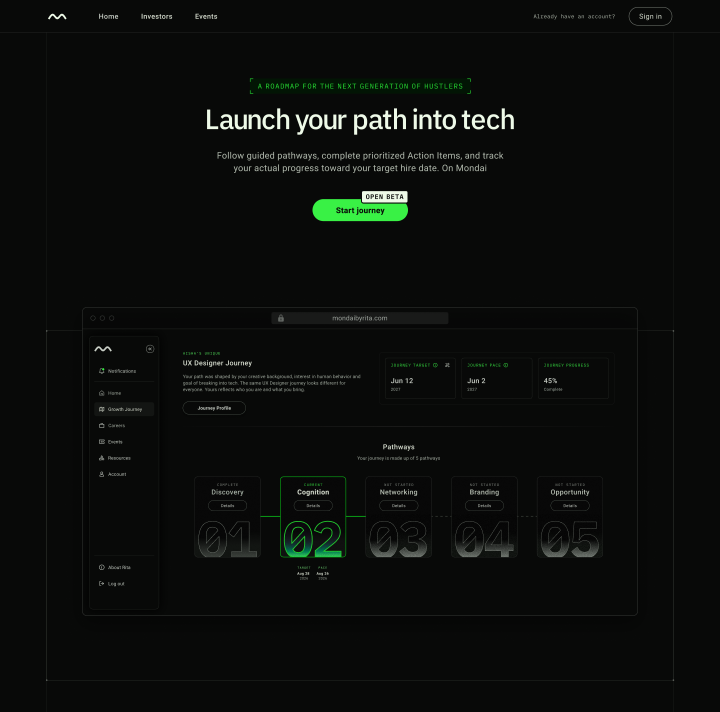
#> input picture site/mondai-pattern-study/mondai-hero-source.png, 1440 x 1423 px (shown at 1/2 size)
$ python make-stage-assets.py
#> lines starting #> are read from the running program, lines starting #| are printed output that depends on the picture; after the words box and inside, x2 and y2 are one past the last pixel; in counts of white or black regions, pixels touching at a corner belong together
from pathlib import Path
from PIL import Image, ImageDraw, ImageFilter

root = Path(__file__).parent
source = Image.open(root / 'mondai-hero-source.png').convert('RGBA')
#> source is the input picture: PIL image 1440x1423 RGBA; mean R, G, B, A 10.9, 13.1, 11, 255
base = source.copy()
draw = ImageDraw.Draw(base)
# Remove the flattened browser so its layer can lift while the frame stays put.
draw.rectangle((144, 594, 1296, 1255), fill=(8, 9, 8, 255))
draw.line((144, 661, 1296, 661), fill=(35, 39, 34, 255), width=1)
base.save(root / 'mondai-hero-base.png')
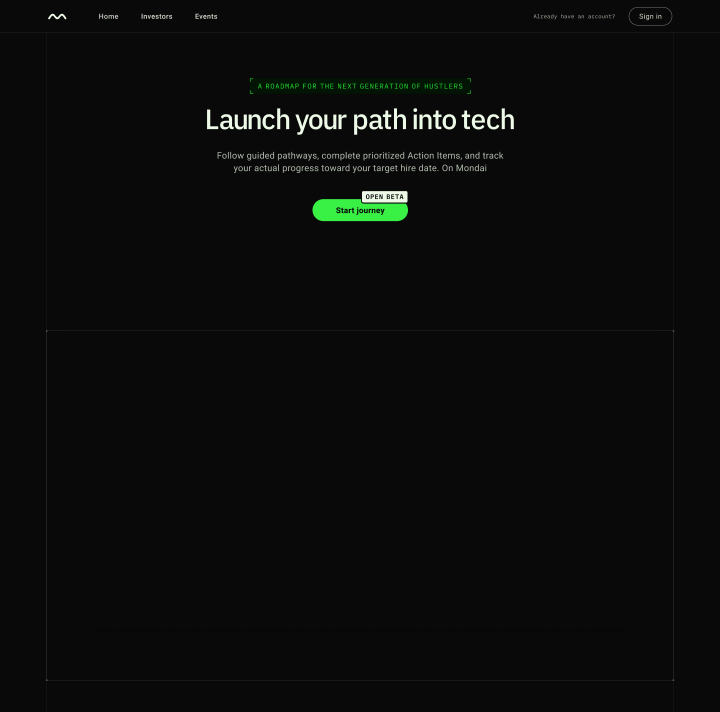
#> saved as mondai-hero-base.png: PIL image 1440x1423 RGBA (shown at 1/2 size); mean R, G, B, A 9.8, 11.7, 9.8, 255

crop_box = (145, 595, 1295, 1253)
front = source.crop(crop_box)
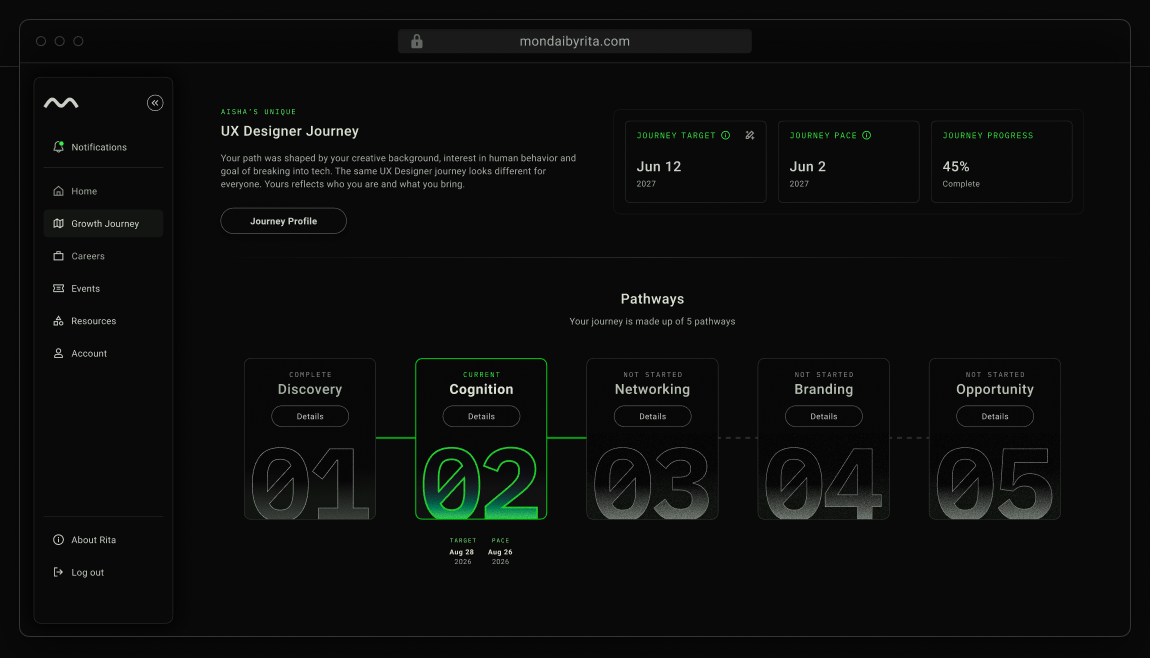
#> front: PIL image 1150x658 RGBA; mean R, G, B, A 11.1, 12.8, 11.2, 255
mask = Image.new('L', front.size, 0)
#> mask: PIL image 1150x658 L; every value is 0
md = ImageDraw.Draw(mask)
md.rounded_rectangle((19, 19, 1131, 637), radius=11, fill=255)
front.putalpha(mask)
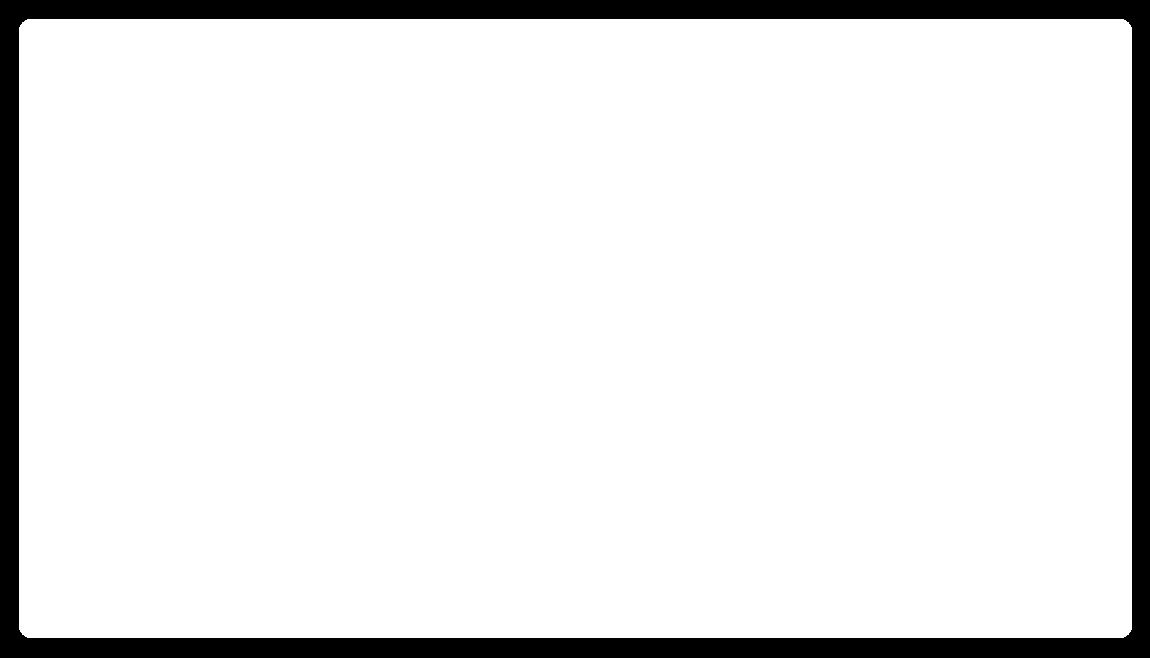
#> mask: PIL image 1150x658 L; 91% white; 1 black region, box (x1, y1, x2, y2) and area: (0, 0, 1150, 658) 67869
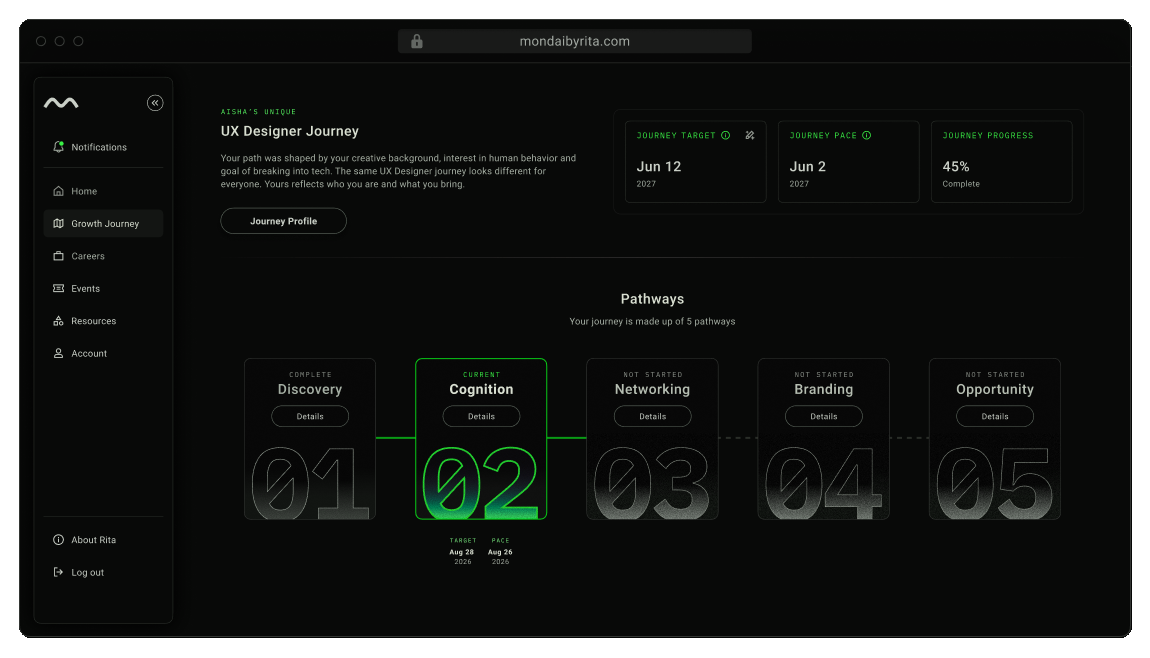
#> front: PIL image 1150x658 RGBA; mean R, G, B, A 11.1, 12.8, 11.2, 232.1; transparent parts drawn white
front.save(root / 'mondai-browser-layer.png')

$ run again, with site/mondai-pattern-study/reference-comparison.png copied over site/mondai-pattern-study/mondai-hero-source.png
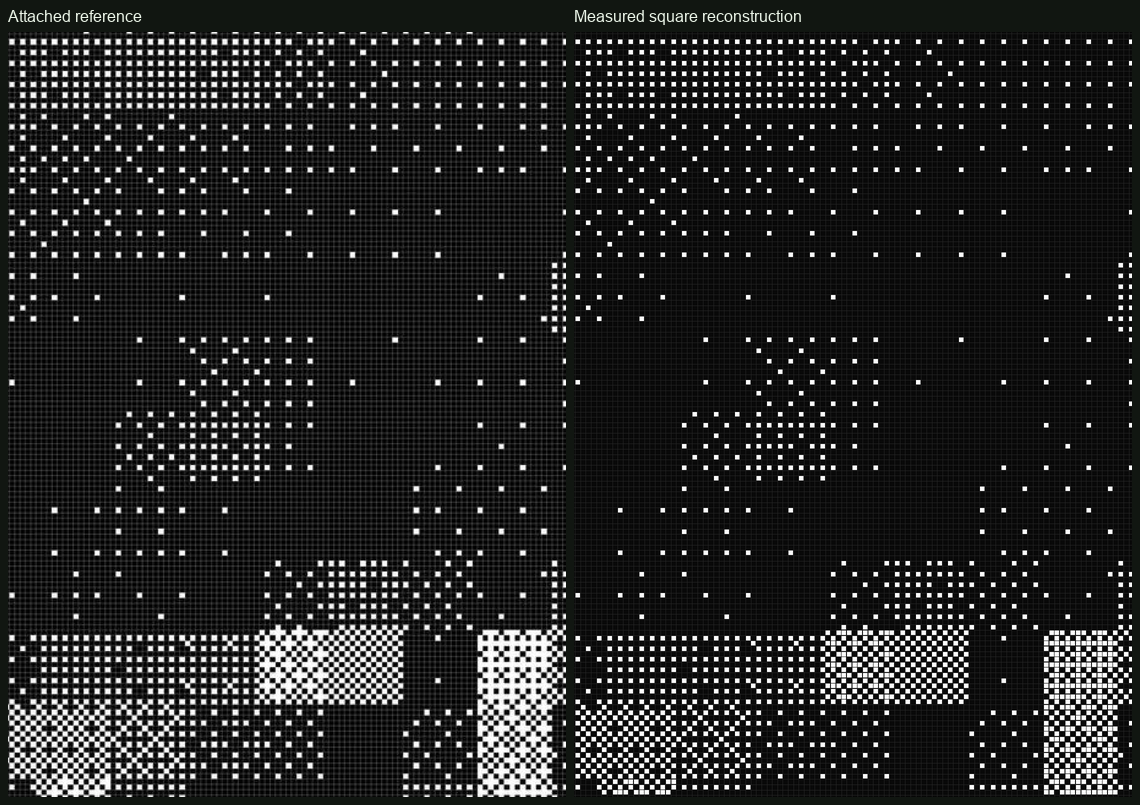
#> input picture site/mondai-pattern-study/reference-comparison.png, 1140 x 805 px
#> `front = source.crop(crop_box)`:
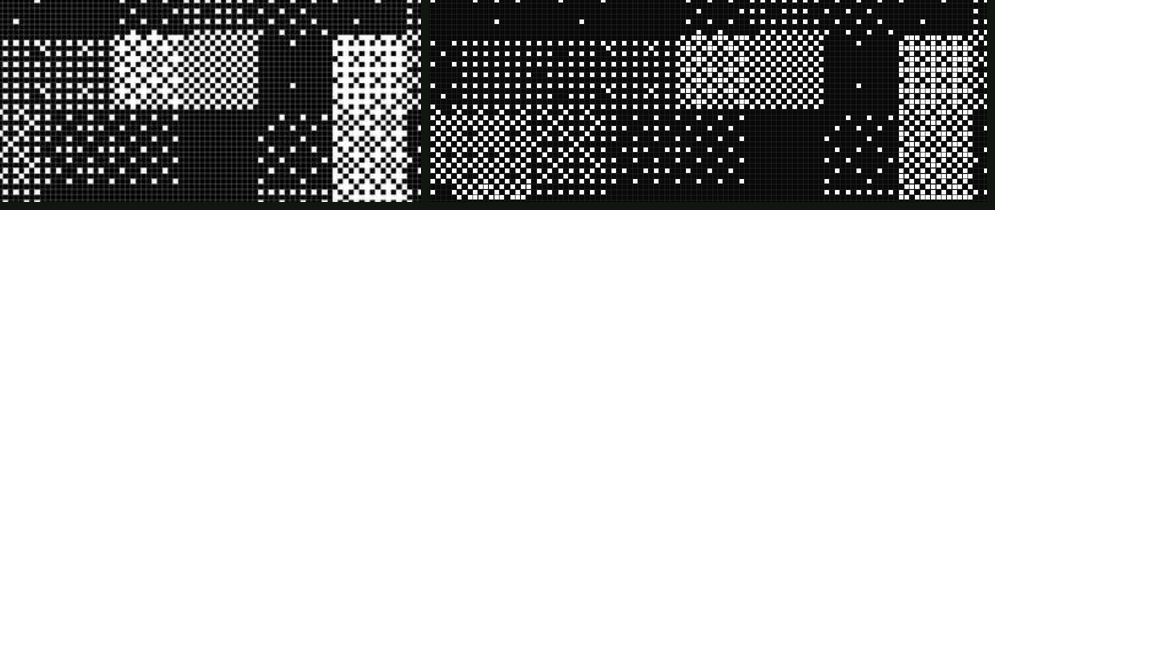
#> front: PIL image 1150x658 RGBA; mean R, G, B, A 17.8, 17.9, 17.8, 70.4; transparent parts drawn white
#> `front.putalpha(mask)`:
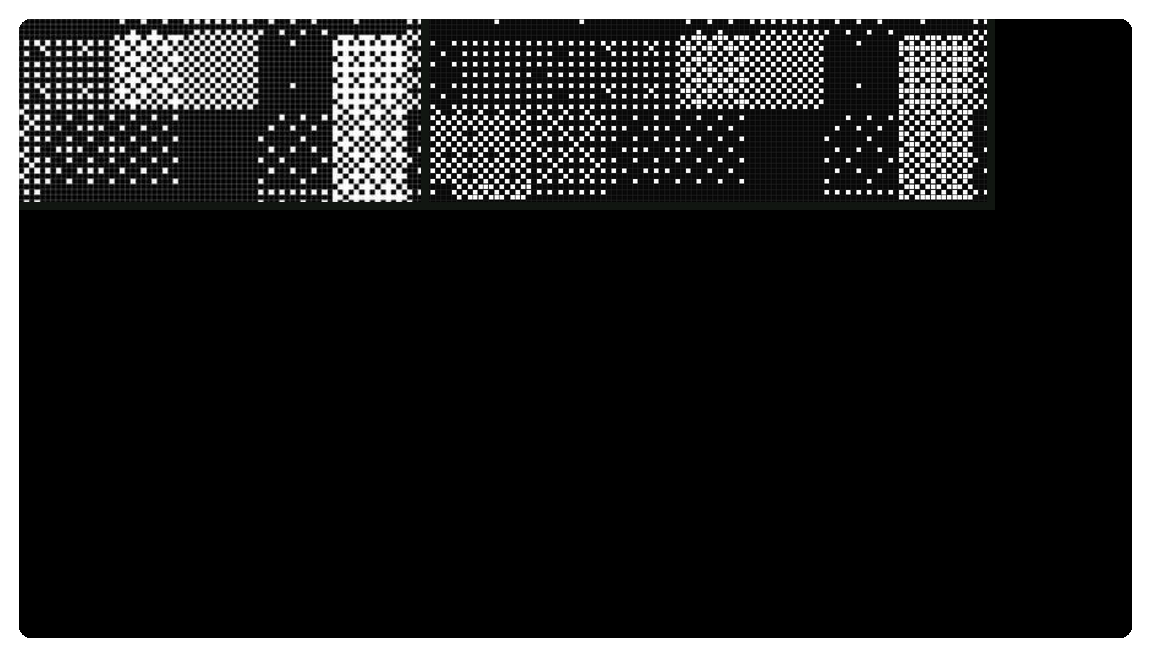
#> front: PIL image 1150x658 RGBA; mean R, G, B, A 17.8, 17.9, 17.8, 232.1; transparent parts drawn white
